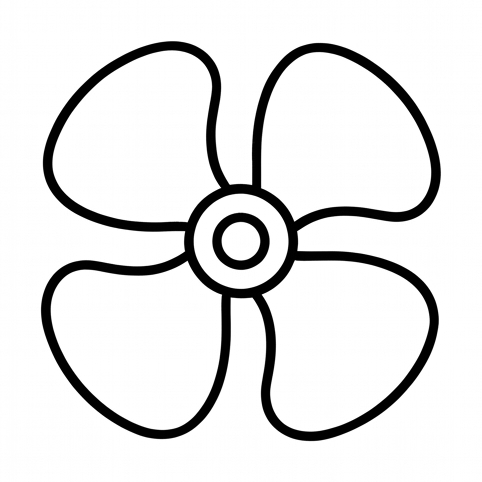
#> input picture scratch/icon_crop_0.png, 482 x 482 px, given in place of media_1793018607536_5c1de092.png, which was not available
$ python find_exact_matches.py
#> lines starting #> are read from the running program, lines starting #| are printed output that depends on the picture; after the words box and inside, x2 and y2 are one past the last pixel; in counts of white or black regions, pixels touching at a corner belong together
import json, cv2, numpy as np
from pathlib import Path

brain_dir = Path(r'C:\Users\USER\.gemini\antigravity\brain\970fe8ba-3395-424d-a702-a938d367e356\.user_uploaded')

# Compare each uploaded image with all icon crops
names = [
    'media_1793018607536_5c1de092.png',
    'media_1793018609932_2072e533.png',
    'media_1793018612798_1ff26844.png',
    'media_1793018619657_c79ec548.png',
    'media_1793018622949_43eb2c9a.png'
]

for name in names:
    img = cv2.imread(str(brain_dir / name))
#> img is the input picture: shape (482, 482, 3); min 0, max 255, mean 228.2
    h, w = img.shape[:2]
#> h = 482; w = 482
    # mask out red lines: red lines have R > 150, G < 50, B < 50
    is_red = (img[:, :, 2] > 150) & (img[:, :, 1] < 60) & (img[:, :, 0] < 60)
#> is_red: shape (482, 482) bool; every value is 0
    gray = cv2.cvtColor(img, cv2.COLOR_BGR2GRAY)
    gray[is_red] = 255
    # threshold
    bin_u = (gray < 128).astype(np.uint8)
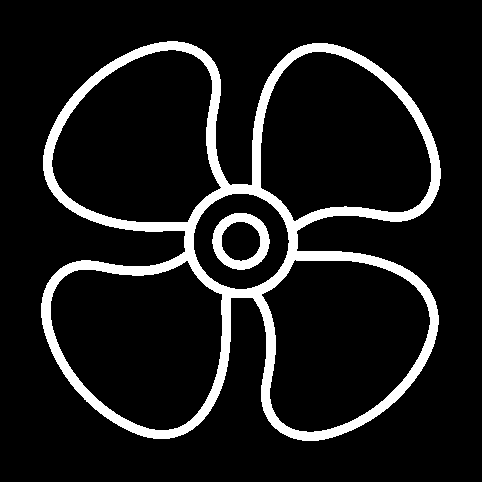
#> bin_u: shape (482, 482); values 0 (black) and 1 (white), 10.4% white; 2 white regions, box (x1, y1, x2, y2) and area: (41, 41, 441, 441) 22808, (212, 213, 270, 270) 1405

    # compare with each icon crop
    best_iou = 0
    best_k = -1
    for k in range(12):
        crop = cv2.imread(f'scratch/icon_crop_{k}.png', 0)
        bin_c = (crop < 128).astype(np.uint8)
        # resize bin_u to bin_c shape
        r_u = cv2.resize(bin_u, (bin_c.shape[1], bin_c.shape[0]), interpolation=cv2.INTER_NEAREST)
        iou = (r_u & bin_c).sum() / max((r_u | bin_c).sum(), 1)
#> iou = 1
        if iou > best_iou:
            best_iou = iou
#> best_iou = 1
#> (the run stopped early here; a loop or call above may not have finished)

$ run again, on scratch/icon_crop_2.png
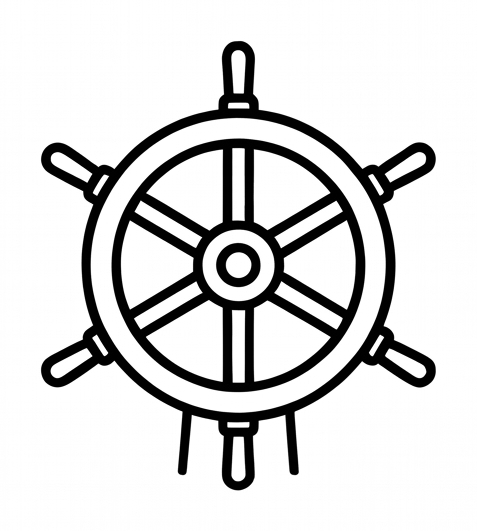
#> input picture scratch/icon_crop_2.png, 477 x 531 px, given in place of media_1793018607536_5c1de092.png, which was not available
#> img is the input picture: shape (531, 477, 3); min 0, max 255, mean 216.2
#> is_red: shape (531, 477) bool; every value is 0
#> bin_u: shape (531, 477); values 0 (black) and 1 (white), 15.1% white; 3 white regions, box (x1, y1, x2, y2) and area: (41, 41, 436, 490) 19369, (112, 139, 365, 392) 17812, (216, 243, 261, 287) 1026
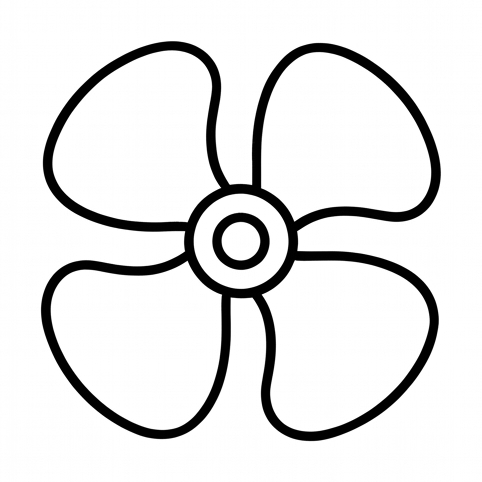
#> input picture scratch/icon_crop_0.png, 482 x 482 px, found by its file name
#> crop is the input picture: shape (482, 482); min 0, max 255, mean 228.2
#> bin_c: shape (482, 482); values 0 (black) and 1 (white), 10.4% white; 2 white regions, box (x1, y1, x2, y2) and area: (41, 41, 441, 441) 22808, (212, 213, 270, 270) 1405
#> `r_u = cv2.resize(bin_u, (bin_c.shape[1], bin_c.shape[0]), interpolatio..`:
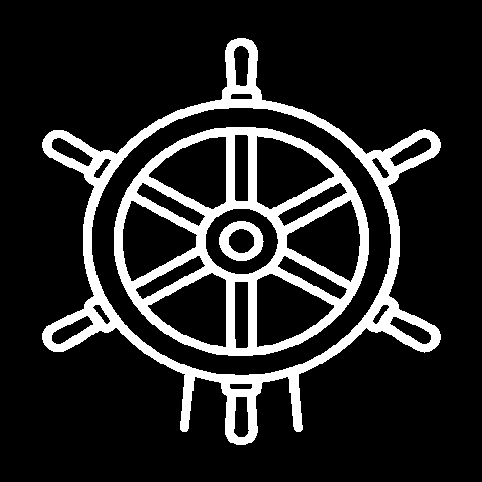
#> r_u: shape (482, 482); values 0 (black) and 1 (white), 15.1% white; 3 white regions, box (x1, y1, x2, y2) and area: (42, 38, 441, 445) 17893, (114, 127, 369, 356) 16287, (219, 221, 264, 261) 927
#> iou = 0.0904

$ run again, on scratch/icon_crop_3.png
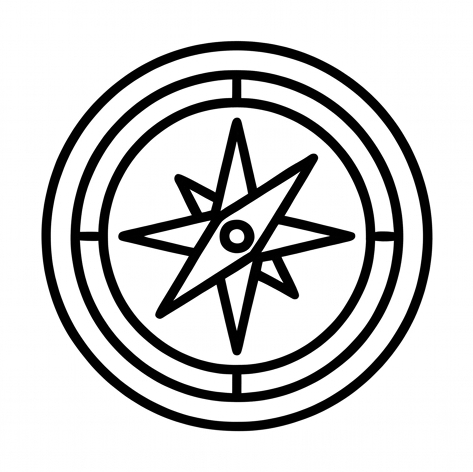
#> input picture scratch/icon_crop_3.png, 473 x 472 px, given in place of media_1793018607536_5c1de092.png, which was not available
#> img is the input picture: shape (472, 473, 3); min 0, max 255, mean 207.1
#> is_red: shape (472, 473) bool; every value is 0
#> bin_u: shape (472, 473); values 0 (black) and 1 (white), 18.7% white; 4 white regions, box (x1, y1, x2, y2) and area: (71, 70, 403, 402) 18244, (118, 118, 355, 355) 11427, (41, 41, 432, 431) 11314, (220, 220, 254, 253) 758
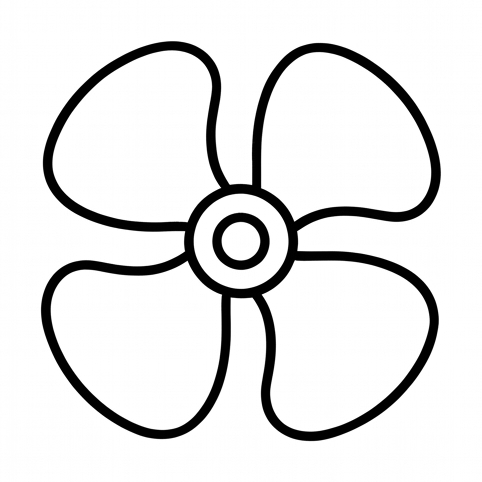
#> input picture scratch/icon_crop_0.png, 482 x 482 px, found by its file name
#> crop is the input picture: shape (482, 482); min 0, max 255, mean 228.2
#> bin_c: shape (482, 482); values 0 (black) and 1 (white), 10.4% white; 2 white regions, box (x1, y1, x2, y2) and area: (41, 41, 441, 441) 22808, (212, 213, 270, 270) 1405
#> `r_u = cv2.resize(bin_u, (bin_c.shape[1], bin_c.shape[0]), interpolatio..`:
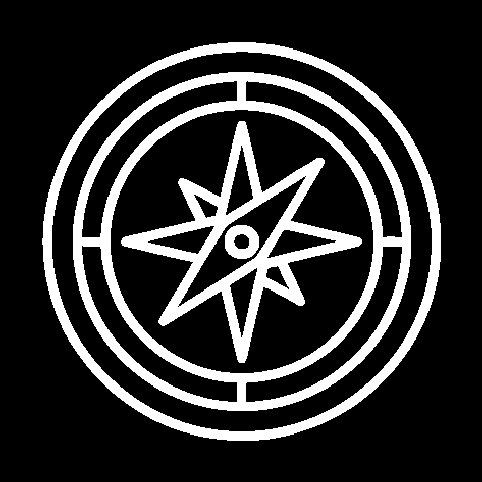
#> r_u: shape (482, 482); values 0 (black) and 1 (white), 18.8% white; 4 white regions, box (x1, y1, x2, y2) and area: (73, 72, 411, 411) 19019, (42, 42, 441, 441) 11972, (121, 121, 362, 363) 11855, (225, 225, 259, 259) 777
#> iou = 0.0919

$ run again, on scratch/icon_crop_4.png
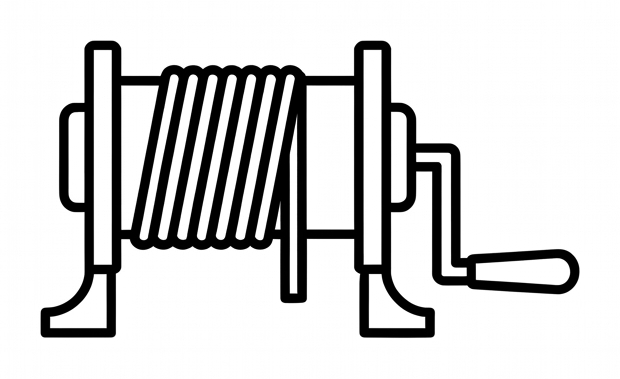
#> input picture scratch/icon_crop_4.png, 620 x 379 px, given in place of media_1793018607536_5c1de092.png, which was not available
#> img is the input picture: shape (379, 620, 3); min 0, max 255, mean 210.2
#> is_red: shape (379, 620) bool; every value is 0
#> bin_u: shape (379, 620); values 0 (black) and 1 (white), 17.6% white; 1 white region, box (x1, y1, x2, y2) and area: (41, 41, 579, 338) 41423
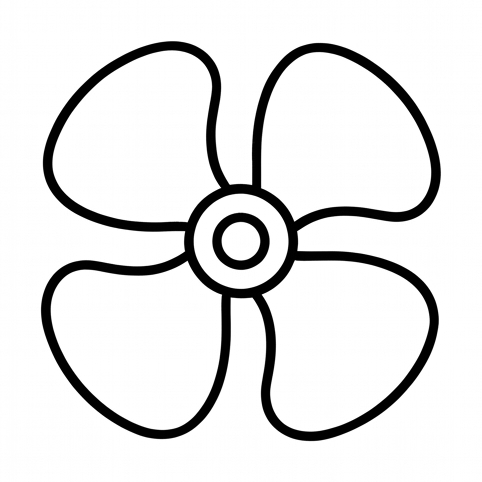
#> input picture scratch/icon_crop_0.png, 482 x 482 px, found by its file name
#> crop is the input picture: shape (482, 482); min 0, max 255, mean 228.2
#> bin_c: shape (482, 482); values 0 (black) and 1 (white), 10.4% white; 2 white regions, box (x1, y1, x2, y2) and area: (41, 41, 441, 441) 22808, (212, 213, 270, 270) 1405
#> `r_u = cv2.resize(bin_u, (bin_c.shape[1], bin_c.shape[0]), interpolatio..`:
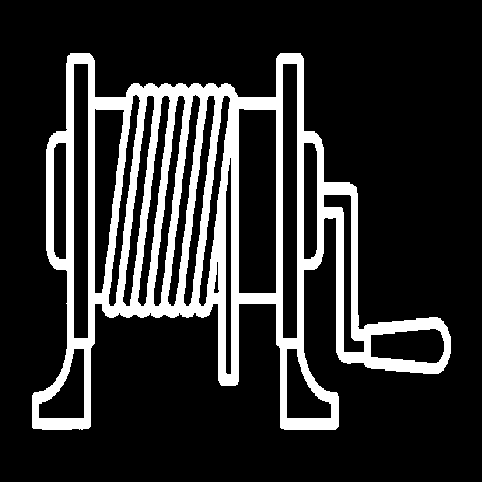
#> r_u: shape (482, 482); values 0 (black) and 1 (white), 17.5% white; 1 white region, box (x1, y1, x2, y2) and area: (32, 53, 451, 430) 40692
#> iou = 0.106
